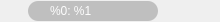
<?xml version="1.0" encoding="UTF-8"?>
<ui version="4.0">
 <class>PotItem</class>
 <widget class="EntityWidget" name="PotItem">
  <property name="geometry">
   <rect>
    <x>0</x>
    <y>0</y>
    <width>220</width>
    <height>22</height>
   </rect>
  </property>
  <property name="layoutDirection">
   <enum>Qt::RightToLeft</enum>
  </property>
  <property name="styleSheet">
   <string notr="true">
QLabel {
    color: rgba(255, 255, 255, 245);
	font: 600 13px &quot;Arial&quot;;
    border-radius: 10px;
    background-image: url(:/textures/game/fishka.png);
    
    background-origin: border;
    background-clip: border;
    background-repeat: no-repeat;
    background-attachment: fixed;
	background-color: rgba(0, 0, 0, 51);
min-height: 20px;
max-height: 20px;
min-width: 130px;
    
    margin-left: 10px;
    margin-right: 10px;
}
</string>
  </property>
  <layout class="QGridLayout" name="gridLayout" rowstretch="0" columnstretch="3,5,1" rowminimumheight="0">
   <property name="leftMargin">
    <number>1</number>
   </property>
   <property name="topMargin">
    <number>1</number>
   </property>
   <property name="rightMargin">
    <number>1</number>
   </property>
   <property name="bottomMargin">
    <number>1</number>
   </property>
   <property name="spacing">
    <number>1</number>
   </property>
   <item row="0" column="1" alignment="Qt::AlignHCenter|Qt::AlignVCenter">
    <widget class="TextWidget" name="text">
     <property name="styleSheet">
      <string notr="true">QLabel[mirrored=false] {
    background-position: left;
}
QLabel[mirrored=true] {
    background-position: right;
}</string>
     </property>
     <property name="alignment">
      <set>Qt::AlignLeading|Qt::AlignLeft|Qt::AlignVCenter</set>
     </property>
     <property name="indent">
      <number>22</number>
     </property>
     <property name="strings">
      <stringlist>
       <string>@POT</string>
       <string></string>
      </stringlist>
     </property>
     <property name="text">
      <string notr="true">%0: %1</string>
     </property>
     <property name="mirrored" stdset="0">
      <bool>false</bool>
     </property>
    </widget>
   </item>
   <item row="0" column="0">
    <spacer name="horizontalSpacer_2">
     <property name="orientation">
      <enum>Qt::Horizontal</enum>
     </property>
     <property name="sizeHint" stdset="0">
      <size>
       <width>40</width>
       <height>20</height>
      </size>
     </property>
    </spacer>
   </item>
   <item row="0" column="2">
    <spacer name="horizontalSpacer">
     <property name="orientation">
      <enum>Qt::Horizontal</enum>
     </property>
     <property name="sizeHint" stdset="0">
      <size>
       <width>40</width>
       <height>20</height>
      </size>
     </property>
    </spacer>
   </item>
  </layout>
 </widget>
 <customwidgets>
  <customwidget>
   <class>EntityWidget</class>
   <extends>QWidget</extends>
   <header>plugins.h</header>
   <container>1</container>
  </customwidget>
  <customwidget>
   <class>TextWidget</class>
   <extends>QLabel</extends>
   <header>plugins.h</header>
   <container>1</container>
  </customwidget>
 </customwidgets>
 <resources>
  <include location="../../resources.qrc"/>
 </resources>
 <connections/>
</ui>
